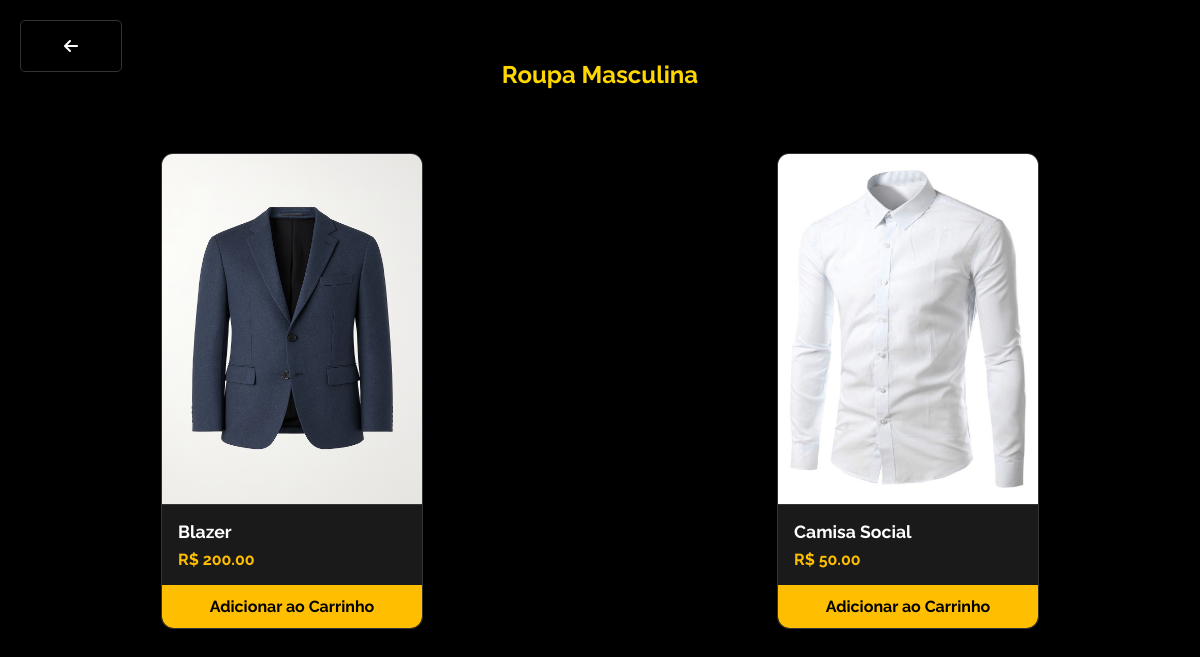
The page //categoria/1 on the database as committed earlier.
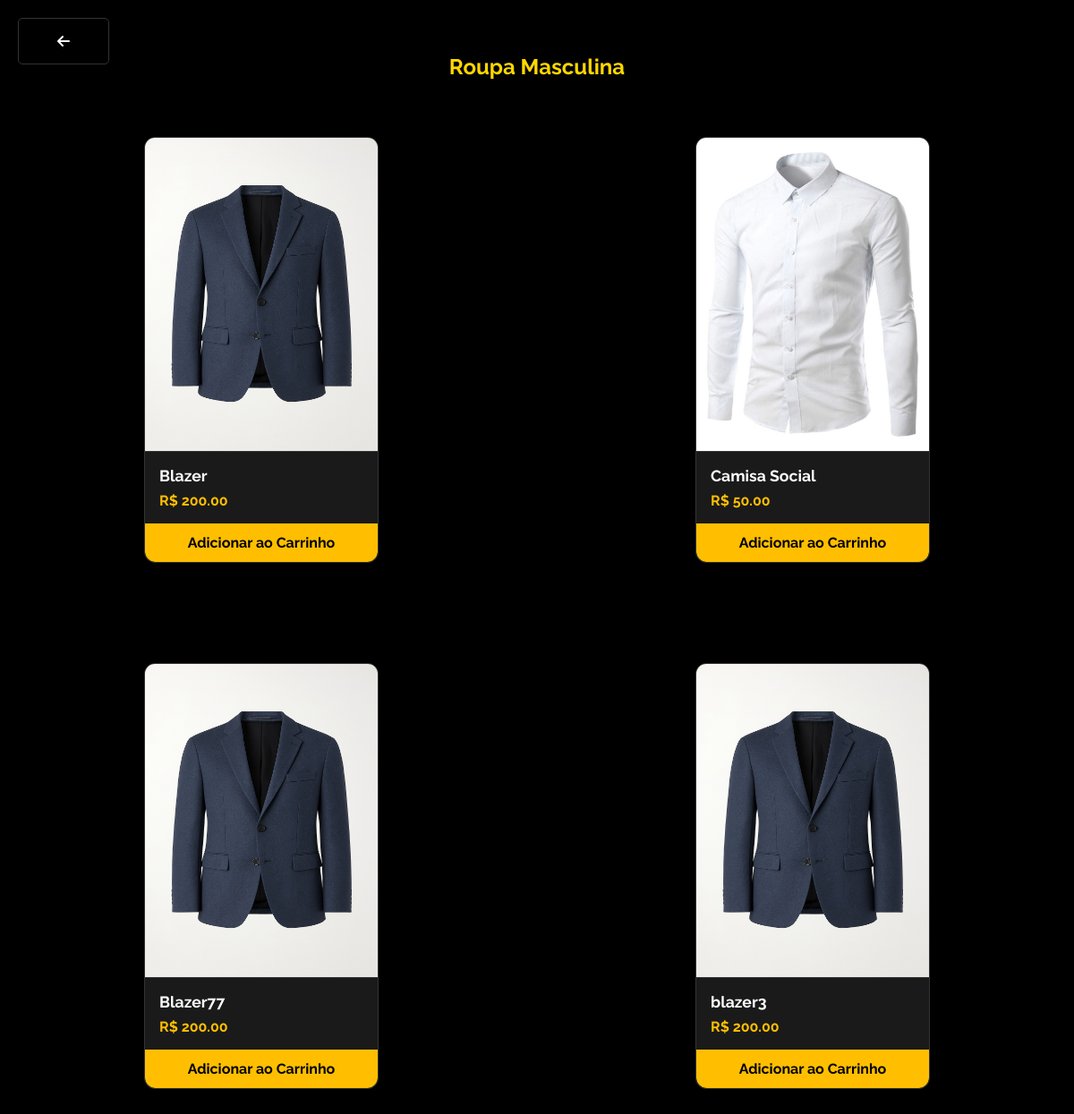
The same page on the database as committed later.
### auraapp/models.py (models this page shows, shortened)
class Produto(models.Model):
    nome = models.CharField(max_length=150)
    preco = models.DecimalField(max_digits=6, decimal_places=2)
    categoria = models.ForeignKey(Categoria, on_delete=models.CASCADE)
    imagem = models.ImageField(upload_to='./static/', default='./static/blazer.png')
    emAlta = models.BooleanField(default=False)

### auraapp/views.py (the view)
# urls.py: path('/categoria/<categoria_id>', views.categoria, name='categoria'),
def categoria(request, categoria_id):
    categoria = get_object_or_404(Categoria, id=categoria_id)
    produtos = Produto.objects.filter(categoria=categoria)
    return render(request, 'auraapp/categoria.html', {
        'categoria': categoria,
        'produtos': produtos
    })

### auraapp/templates/auraapp/categoria.html (shortened to what this page needs)
<head>
    <link rel="stylesheet" href="https://cdnjs.cloudflare.com/ajax/libs/font-awesome/6.5.0/css/all.min.css">
</head>
<body>
    <a href="{% url 'home' %}" class="sair">
        <i class="fas fa-arrow-left"></i>
    </a>
    <h2>{{ categoria.nome }}</h2>
    <div class="produtos-grid">
        {% for produto in produtos %}
        <div class="product-card">
                    <a class="product-img" href="{% url 'produto' produto.id %}">
                        <img src="{{produto.imagem.url}}" alt="">
                    </a>
                    <div class="product-description">
                        <h3>{{produto.nome}}</h3>
                        <p>R$ {{produto.preco}}</p>
                    </div>
                    <div class="add-cart">
                        <a href="{% url 'adicionar_ao_carrinho' produto.id %}">Adicionar ao Carrinho</a>
                    </div>
                </div>
        {% empty %}
        <p>Nenhum produto encontrado nesta categoria.</p>
        {% endfor %}
    </div>
</body>

Rows that differ between the two databases and show on the page:
added Produto: imagem (picture), nome "Blazer77", preco "200.00"
added Produto: imagem (picture), nome "blazer3", preco "200.00"
